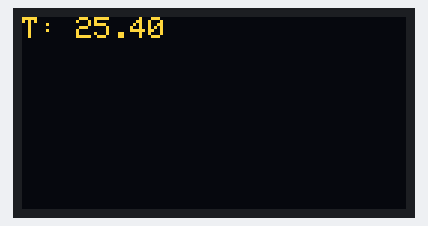
Bench run of a sketch on a simulated Arduino Uno, built with avr-gcc and run on an emulated ATmega328P. On the bench: 128×64 one-colour display. The OLED is the two-colour kind (top 16 rows yellow).

Above: at 0.1 s.
At 5.2 s:
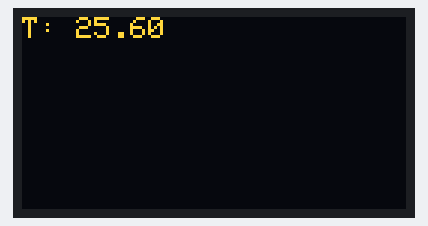
At 10.2 s:
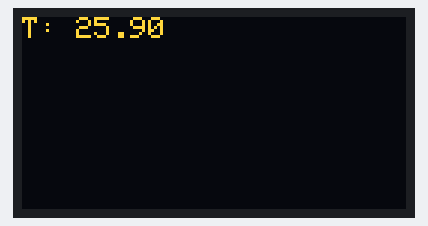

The sketch:

Task2_LoopDisplay.ino
```cpp
#include <Adafruit_SSD1306.h>

Adafruit_SSD1306 SSD1306(128, 64);

void setup() {
  SSD1306.begin(SSD1306_SWITCHCAPVCC, 0x3C);
  SSD1306.setRotation(2);
  SSD1306.setTextSize(1);
  SSD1306.setTextColor(SSD1306_WHITE, SSD1306_BLACK);
  SSD1306.invertDisplay(false);
  SSD1306.clearDisplay();
  SSD1306.display();
}

unsigned int y = 0;
float T_values[] = {25.4, 25.6, 25.9};

void loop() {
  SSD1306.clearDisplay();
  SSD1306.setCursor(0, 0);
  SSD1306.println("T: " + String(T_values[y]));
  SSD1306.display();

  // Delay for 5 seconds
  delay(5000);

  // Increment y and loop back to 0 if y reaches the end
  y = (y + 1) % 3;
}
```

Measured:
- by itself, everything shown: repeats every 15.1 s, in 3 steps
- what the display in image 0 shows lasts 5.0 s, from 0.1 s to 5.1 s
